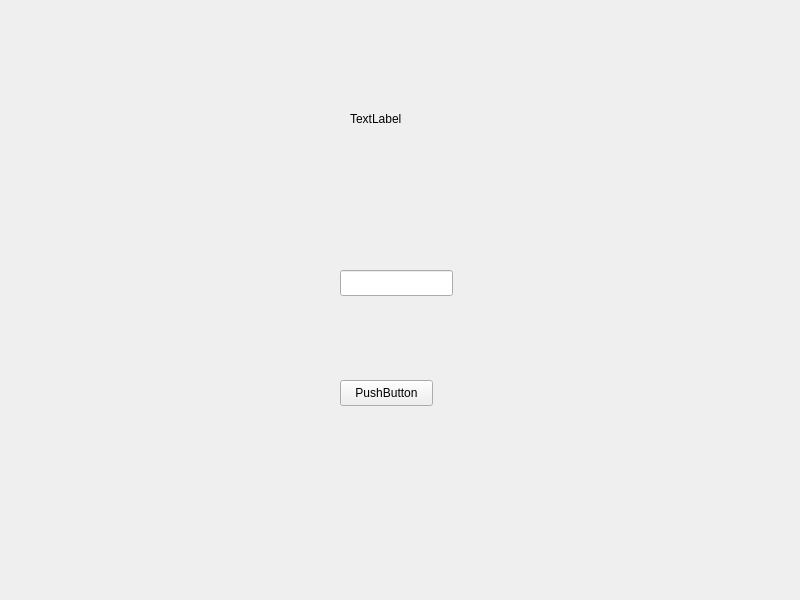
<?xml version="1.0" encoding="UTF-8"?>
<ui version="4.0">
 <class>MainWindow</class>
 <widget class="QMainWindow" name="MainWindow">
  <property name="geometry">
   <rect>
    <x>0</x>
    <y>0</y>
    <width>800</width>
    <height>600</height>
   </rect>
  </property>
  <property name="windowTitle">
   <string>MainWindow</string>
  </property>
  <widget class="QWidget" name="centralwidget">
   <widget class="QLabel" name="smsLabel">
    <property name="geometry">
     <rect>
      <x>350</x>
      <y>110</y>
      <width>66</width>
      <height>18</height>
     </rect>
    </property>
    <property name="text">
     <string>TextLabel</string>
    </property>
   </widget>
   <widget class="QLineEdit" name="smsEdit">
    <property name="geometry">
     <rect>
      <x>340</x>
      <y>270</y>
      <width>113</width>
      <height>26</height>
     </rect>
    </property>
   </widget>
   <widget class="QPushButton" name="smsCheckBtn">
    <property name="geometry">
     <rect>
      <x>340</x>
      <y>380</y>
      <width>93</width>
      <height>26</height>
     </rect>
    </property>
    <property name="text">
     <string>PushButton</string>
    </property>
   </widget>
  </widget>
 </widget>
 <resources/>
 <connections/>
</ui>
